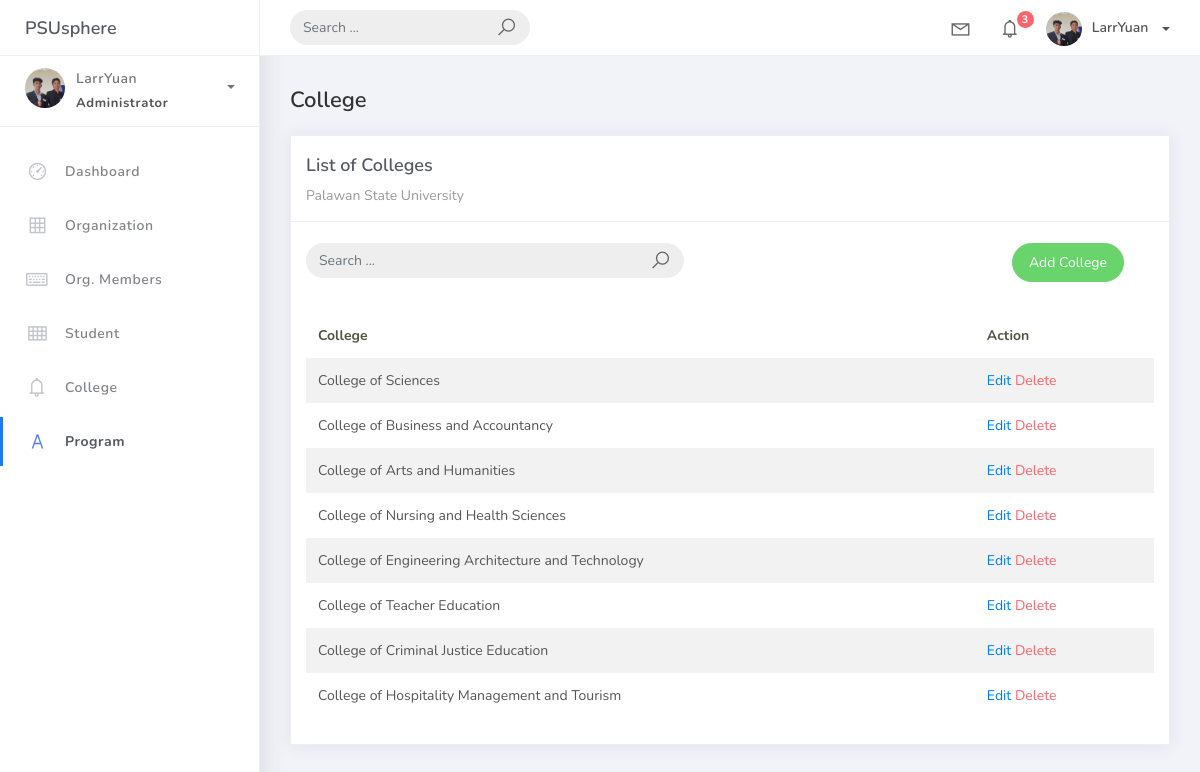
The page /college_list on the database as committed earlier.
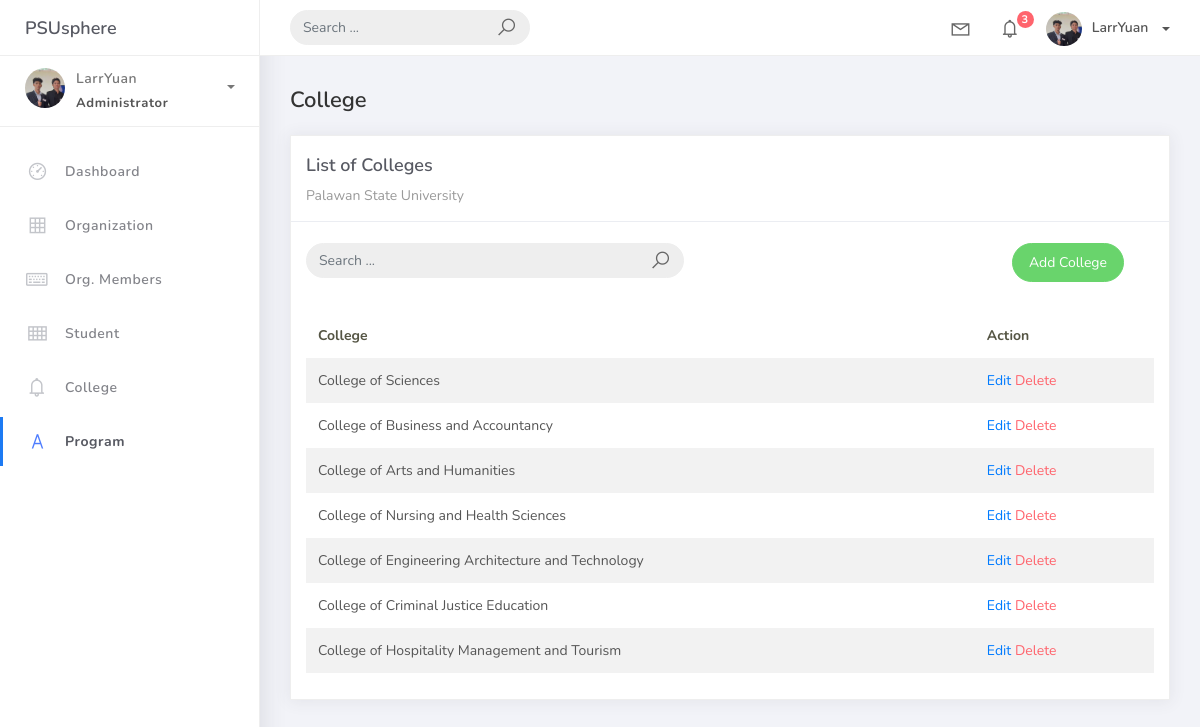
The same page on the database as committed later.
### studentorg/models.py (models this page shows, shortened)
class BaseModel(models.Model):
    created_at = models.DateTimeField(auto_now_add=True, db_index=True)
    updated_at = models.DateTimeField(auto_now=True)
    class Meta:
        abstract = True

class College(BaseModel):
    college_name = models.CharField(max_length=150)

### studentorg/views.py (the view)
# urls.py: path('college_list', CollegeList.as_view(), name='college-list'),
class CollegeList(ListView):
    model = College
    context_object_name = 'college'
    template_name = 'college/college_list.html'
    paginate_by = 10
    def get_queryset(self, *args, **kwargs):
        qs = super(CollegeList, self).get_queryset(*args, **kwargs)
        if self.request.GET.get("q") != None:
            query = self.request.GET.get('q')
            qs = qs.filter(Q(college_name__icontains=query))
        return qs

### templates/college/college_list.html (shortened to what this page needs)
{% extends 'base.html' %} {% load static %} {% block content %}
<div class="content">
  <div class="container-fluid">
    <h4 class="page-title">College</h4>
    <div class="row">
      <div class="col-md-12">
        <div class="card">
          <div class="card-header">
            <div class="card-title">List of Colleges</div>
            <div class="card-category">Palawan State University</div>
          </div>
          <br />
          <div class="col-md-12 row">
            <div class="col-md-6">
              <form class="navbar-left navbar-form nav-search mr-md-3" action="{% url 'college-list' %}">
                <div class="input-group">
                  <input type="text"placeholder="Search ..." class="form-control" name="q"/>
                  <div class="input-group-append">
                    <span class="input-group-text">
                      <i class="la la-search search-icon"></i>
                    </span>
                  </div>
                </div>
              </form>
            </div>
            <div class="col-md-6">
              <div class="pull-right">
                <a
                  href="{% url 'college-add' %}"
                  class="btn btn-success btn-rounded"
                  >Add College</a
                >
              </div>
            </div>
          </div>
          <div class="card-body">
            <table class="table table-striped mt-3">
              <thead>
                <tr>
                  <th scope="col">College</th>
                  <th scope="col">Action</th>
                </tr>
              </thead>
              <tbody>
                {% for object in object_list %}
                <tr>
                  <td>{{ object.college_name}}</td>
                  <td>
                    <a href="college_list/{{object.id}}">Edit</a>
                    <a
                      href="college_list/{{object.id}}/delete"
                      class="text-danger"
                      >Delete</a
                    >
                  </td>
                </tr>
                {% endfor %}
              </tbody>
            </table>
          </div>
        </div>
      </div>
    </div>
  </div>
</div>
{% endblock %}

Rows that differ between the two databases and show on the page:
removed College: college_name "College of Teacher Education"
